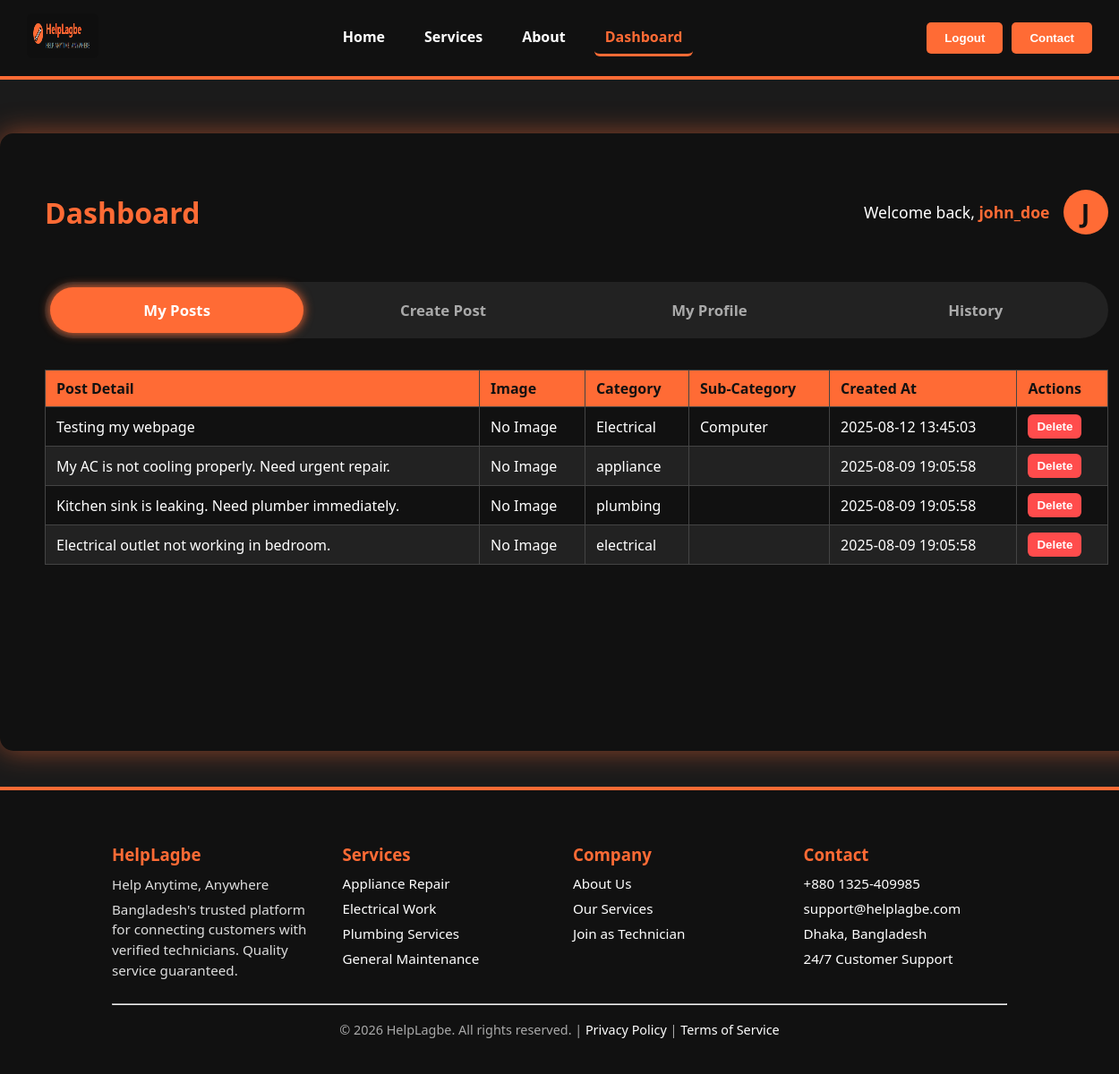
Screenshot of /userdash.php (signed in) with the database file from the repository.
### tables this page shows
CREATE TABLE `posts` (
  `post_id` int(11) NOT NULL,
  `Post_detail` text NOT NULL,
  `Image` varchar(255) DEFAULT NULL,
  `Category` varchar(100) NOT NULL,
  `Sub-Category` varchar(100) DEFAULT NULL,
  `user_id` int(11) NOT NULL,
  `created_at` timestamp NOT NULL DEFAULT current_timestamp(),
  `updated_at` timestamp NOT NULL DEFAULT current_timestamp() ON UPDATE current_timestamp()
);

### userdash.php (the view, shortened to what this page needs)
<?php
require_once 'db.php';
$username = $_SESSION['username'];
$user_id = $_SESSION['user_id'];
function h($string)
{
    return htmlspecialchars($string, ENT_QUOTES, 'UTF-8');
}
$posts = [];
$sql_posts = "SELECT post_id, Post_detail, Image, Category, `Sub-Category`, created_at
              FROM posts
              WHERE user_id = ?
              ORDER BY created_at DESC";
$stmt_posts = $conn->prepare($sql_posts);
$stmt_posts->bind_param("i", $user_id);
$stmt_posts->execute();
$result_posts = $stmt_posts->get_result();
while ($row = $result_posts->fetch_assoc()) {
    $posts[] = $row;
}
?>
<!DOCTYPE html>
<html lang="en">
<head>
</head>
<body>
    <header>
        <div class="logo">
            <img src="logo.png" alt="HelpLagbe Logo" />
        </div>
        <nav>
            <a href="homepage.html">Home</a>
            <a href="#services">Services</a>
            <a href="#about">About</a>
            <a href="userdash.php" class="active">Dashboard</a>
        </nav>
        <div style="display:flex; gap:10px;">
            <button class="contact-btn" onclick="location.href='login.html'">Logout</button>
            <button class="contact-btn" onclick="scrollToContact()">Contact</button>
        </div>
    </header>
    <div class="container">
        <div class="dash-top">
            <h2>Dashboard</h2>
            <div class="welcome">
                <span>Welcome back, <strong><?php echo h($username); ?></strong></span>
                <div class="profile-circle"><?php echo strtoupper(h($username[0])); ?></div>
            </div>
        </div>
        <div class="tabs">
            <div class="tab active" data-target="myposts">My Posts</div>
            <div class="tab" data-target="createpost">Create Post</div>
            <div class="tab" data-target="myprofile">My Profile</div>
            <div class="tab" data-target="history">History</div>
        </div>
        <div id="myposts" class="tab-content active">
            <?php if (count($posts) > 0): ?>
                <table>
                    <thead>
                        <tr>
                            <th>Post Detail</th>
                            <th>Image</th>
                            <th>Category</th>
                            <th>Sub-Category</th>
                            <th>Created At</th>
                            <th>Actions</th>
                        </tr>
                    </thead>
                    <tbody>
                        <?php foreach ($posts as $post): ?>
                            <tr>
                                <td><?php echo h($post['Post_detail']); ?></td>
                                <td>
                                    <?php if (!empty($post['Image'])): ?>
                                        <img src="<?php echo h($post['Image']); ?>" alt="Post Image">
                                    <?php else: ?>
                                        No Image
                                    <?php endif; ?>
                                </td>
                                <td><?php echo h($post['Category']); ?></td>
                                <td><?php echo h($post['Sub-Category']); ?></td>
                                <td><?php echo h($post['created_at']); ?></td>
                                <td>
                                    <form method="POST" style="margin:0;"
                                        onsubmit="return confirm('Are you sure you want to delete this post?');">
                                        <button type="submit" class="delete-btn">Delete</button>
                                    </form>
                                </td>
                            </tr>
                        <?php endforeach; ?>
                    </tbody>
                </table>
            <?php else: ?>
                <p>You have no posts yet.</p>
            <?php endif; ?>
        </div>
    </div>
    <footer id="contact">
        <div class="footer-top">
            <div>
                <h3>HelpLagbe</h3>
                <p>Help Anytime, Anywhere</p>
                <p>Bangladesh's trusted platform for connecting customers with verified technicians. Quality service
                    guaranteed.</p>
            </div>
            <div>
                <h3>Services</h3>
                <ul>
                    <li>Appliance Repair</li>
                    <li>Electrical Work</li>
                    <li>Plumbing Services</li>
                    <li>General Maintenance</li>
                </ul>
            </div>
            <div>
                <h3>Company</h3>
                <ul>
                    <li><a href="#">About Us</a></li>
                    <li><a href="#">Our Services</a></li>
                    <li><a href="#">Join as Technician</a></li>
                </ul>
            </div>
            <div>
                <h3>Contact</h3>
                <ul>
                    <li>+880 1325-409985</li>
                    <li>support@helplagbe.com</li>
                    <li>Dhaka, Bangladesh</li>
                    <li>24/7 Customer Support</li>
                </ul>
            </div>
        </div>
        <hr />
        <div class="footer-bottom">
            © 2026 HelpLagbe. All rights reserved. |
            <a href="#">Privacy Policy</a> |
            <a href="#">Terms of Service</a>
        </div>
    </footer>
</body>
</html>

### userdash.php (style rules this page uses)
body { margin: 0; font-family: "Segoe UI", Tahoma, Geneva, Verdana, sans-serif; background-color: #1b1b1b; color: white; min-height: 100vh; display: flex; flex-direction: column; }
a { text-decoration: none; color: white; transition: color 0.3s; }
header { display: flex; align-items: center; justify-content: space-between; background-color: #111; padding: 15px 30px; position: sticky; top: 0; z-index: 100; border-bottom: 4px solid #ff6b35; }
.logo img { height: 80px; }
nav { display: flex; gap: 20px; }
nav a { font-weight: 600; font-size: 1rem; color: white; padding: 8px 12px; border-radius: 6px; transition: color 0.3s; border-bottom: 3px solid transparent; }
nav a.active { color: #ff6b35; border-bottom: 3px solid #ff6b35; }
.contact-btn { background-color: #ff6b35; border: none; padding: 10px 20px; color: white; cursor: pointer; font-weight: bold; border-radius: 5px; transition: background 0.3s, transform 0.3s; }
.container { background-color: #111; border-radius: 15px; padding: 40px 50px 50px; width: 1400px; max-width: 95vw; margin: 60px auto 40px; box-shadow: 0 0 30px rgba(255, 107, 53, 0.5); min-height: 600px; display: flex; flex-direction: column; }
.dash-top { display: flex; justify-content: space-between; align-items: center; margin-bottom: 30px; }
.dash-top h2 { font-size: 2rem; font-weight: 700; color: #ff6b35; }
.welcome { display: flex; align-items: center; gap: 15px; font-size: 1.1rem; }
.welcome strong { color: #ff6b35; }
.profile-circle { background-color: #ff6b35; color: #111; font-weight: 700; width: 50px; height: 50px; border-radius: 50%; display: flex; align-items: center; justify-content: center; font-size: 1.8rem; user-select: none; }
.tabs { display: flex; justify-content: space-between; margin-bottom: 35px; background: #222; border-radius: 50px; padding: 6px; user-select: none; }
.tab { flex: 1; text-align: center; padding: 14px 0; cursor: pointer; border-radius: 50px; color: #aaa; font-weight: 600; transition: all 0.3s ease; margin: 0 7px; position: relative; font-size: 1.05rem; }
.tab:first-child { margin-left: 0; }
.tab:last-child { margin-right: 0; }
.tab.active { color: white; background-color: #ff6b35; box-shadow: 0 0 12px #ff6b35; z-index: 2; }
.tab-content { display: none; flex-grow: 1; color: #ddd; font-size: 1rem; line-height: 1.5; min-height: 300px; }
.tab-content.active { display: block; }
table { width: 100%; border-collapse: collapse; color: white; }
th, td { border: 1px solid #444; padding: 8px 12px; text-align: left; vertical-align: middle; }
th { background-color: #ff6b35; color: #111; }
tr:nth-child(even) { background-color: #222; }
img { border-radius: 6px; max-width: 80px; max-height: 50px; }
button.delete-btn { background: #ff4c4c; border: none; padding: 6px 10px; color: white; font-weight: 600; border-radius: 6px; cursor: pointer; transition: background 0.3s; }
footer { background-color: #111; padding: 40px 10%; color: white; border-top: 4px solid #ff6b35; }
.footer-top { display: grid; grid-template-columns: repeat(auto-fit, minmax(200px, 1fr)); gap: 30px; text-align: left; margin-bottom: 20px; }
footer h3 { color: #ff6b35; margin-bottom: 10px; }
footer p { line-height: 1.5; font-size: 0.95rem; color: #ddd; margin: 5px 0; }
footer ul { list-style: none; padding: 0; margin: 0; }
footer ul li { margin: 8px 0; color: white; font-size: 0.95rem; }
footer ul li a { color: white; font-size: 0.95rem; }
.footer-bottom { text-align: center; padding-top: 10px; font-size: 0.9rem; color: #aaa; }

### rows the page displays
posts: Post_detail "Testing my webpage", shows "No Image", Category "Electrical", value "Computer", created_at "2025-08-12 13:45:03"
posts: Post_detail "My AC is not cooling properly. Need urgent repair.", shows "No Image", Category "appliance", created_at "2025-08-09 19:05:58"
posts: Post_detail "Kitchen sink is leaking. Need plumber immediately.", shows "No Image", Category "plumbing", created_at "2025-08-09 19:05:58"
posts: Post_detail "Electrical outlet not working in bedroom.", shows "No Image", Category "electrical", created_at "2025-08-09 19:05:58"

### other values shown
$username "john_doe"
$username[0] "J"
